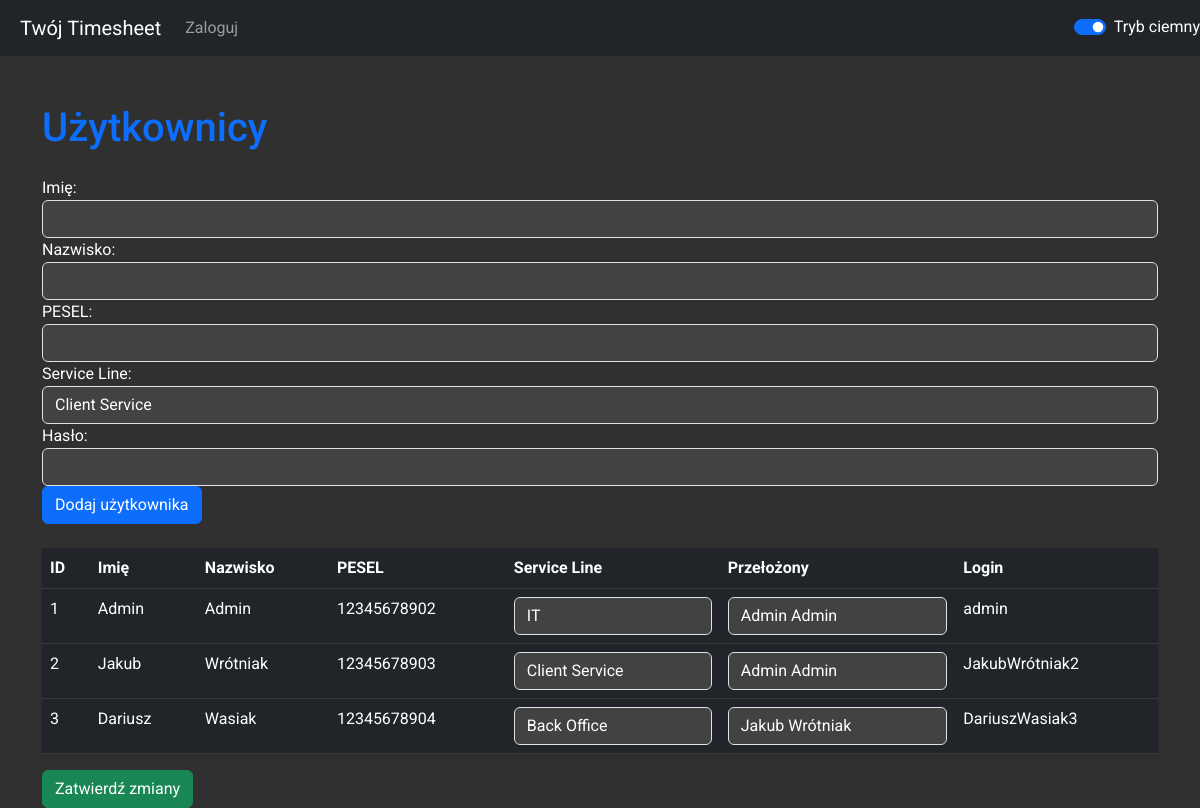
The app's page /add_user_page with its own data.
### timesheet.py (models this page shows)
class User(UserMixin, db.Model):
    id = db.Column(db.Integer, primary_key=True, autoincrement=True)
    first_name = db.Column(db.String(50), nullable=False)
    last_name = db.Column(db.String(50), nullable=False)
    pesel = db.Column(db.String(11), unique=True, nullable=False)
    service_line = db.Column(db.String(50), nullable=False)
    password = db.Column(db.String(200), nullable=False)
    username_and_id = db.Column(db.String(100), unique=True, nullable=False)
    campaigns = db.relationship('Campaign', back_populates='user', lazy=True)
    supervisor_id = db.Column(db.Integer, db.ForeignKey('user.id'))
    supervised = db.relationship('User', back_populates='supervisor', foreign_keys=[supervisor_id])
    supervisor = db.relationship('User', back_populates='supervised', remote_side=[id], post_update=True)

### timesheet.py (the view)
@app.route('/add_user_page', methods=['GET', 'POST'])
def add_user_page():
    if request.method == 'POST':
        first_name = request.form.get('first_name')
        last_name = request.form.get('last_name')
        pesel = request.form.get('pesel')
        service_line = request.form.get('service_line')
        password = request.form.get('password')
        supervisor_id = request.form.get('supervisor')
        if first_name and last_name and pesel and service_line and password:
            with app.app_context():
                username_and_id = f"{first_name}{last_name}{User.query.count() + 1}"
                hashed_password = bcrypt.generate_password_hash(password).decode('utf-8')
                new_user = User(first_name=first_name, last_name=last_name, pesel=pesel, service_line=service_line, supervisor_id=supervisor_id, password=hashed_password, username_and_id=username_and_id)
                db.session.add(new_user)
                db.session.commit()
        return redirect(url_for('index'))
    else:
        users = User.query.all()
        return render_template('add_user.html', users=users)

### templates/add_user.html (shortened to what this page needs)
{% extends 'base.html' %}
{% block content %}
    <h1 class="mt-5 text-primary">Użytkownicy</h1>
    <form action="{{ url_for('add_user_page') }}" method="post" class="mt-4">
        <div class="form-group">
            <label for="first_name">Imię:</label>
            <input type="text" name="first_name" class="form-control" required>
        </div>
        <div class="form-group">
            <label for="last_name">Nazwisko:</label>
            <input type="text" name="last_name" class="form-control" required>
        </div>
        <div class="form-group">
            <label for="pesel">PESEL:</label>
            <input type="text" name="pesel" class="form-control" required>
        </div>
        <div class="form-group">
            <label for="service_line">Service Line:</label>
            <select name="service_line" class="form-control" required>
                <option value="Client Service">Client Service</option>
            </select>
        </div>
        <div class="form-group">
            <label for="password">Hasło:</label>
            <input type="password" name="password" class="form-control" required>
        </div>
        <button type="submit" class="btn btn-primary">Dodaj użytkownika</button>
    </form>
    <form action="{{ url_for('update_users') }}" method="post">
        <table class="table mt-4 report-table table-dark-mode">
            <thead>
                <tr>
                    <th>ID</th>
                    <th>Imię</th>
                    <th>Nazwisko</th>
                    <th>PESEL</th>
                    <th>Service Line</th>
                    <th>Przełożony</th>
                    <th>Login</th>
                </tr>
            </thead>
            <tbody>
                {% for user in users %}
                    <tr>
                        <td>{{ user.id }}</td>
                        <td>{{ user.first_name }}</td>
                        <td>{{ user.last_name }}</td>
                        <td>{{ user.pesel }}</td>
                        <td>
                            <select name="service_line_{{ user.id }}" class="form-control">
                                <option value="Client Service" {% if user.service_line == 'Client Service' %} selected {% endif %}>Client Service</option>
                                <option value="IT" {% if user.service_line == 'IT' %} selected {% endif %}>IT</option>
                                <option value="Back Office" {% if user.service_line == 'Back Office' %} selected {% endif %}>Back Office</option>
                            </select>
                        </td>
                        <td>
                            <select name="supervisor_{{ user.id }}" class="form-control">
                                {% for supervisor in users %}
                                    <option value="{{ supervisor.id }}" {% if user.supervisor and user.supervisor.id == supervisor.id %} selected {% endif %}>{{ supervisor.first_name }} {{ supervisor.last_name }}</option>
                                {% endfor %}
                            </select>
                        </td>
                        <td>{{ user.username_and_id }}</td>
                    </tr>
                {% endfor %}
            </tbody>
        </table>
        <button type="submit" class="btn btn-success">Zatwierdź zmiany</button>
    </form>
{% endblock %}

### static/styles.css (style rules this page uses)
body.dark-mode { background-color: #303030; color: #ffffff; font-family: 'Roboto', sans-serif; }
body.dark-mode input[type="text"], body.dark-mode input[type="password"], body.dark-mode input[type="email"], body.dark-mode input[type="number"], body.dark-mode input[type="tel"], body.dark-mode input[type="url"], body.dark-mode input[type="search"], body.dark-mode textarea, body.dark-mode select { color: #fff !important; background-color: #424242 !important; }
body.dark-mode .table, body:not(.dark-mode) .table { background-color: #424242 !important; color: #fff !important; box-shadow: 0 4px 8px rgba(0, 0, 0, 0.1); }
body.dark-mode .table.report-table { background-color: #424242 !important; color: #fff !important; box-shadow: 0 4px 8px rgba(0, 0, 0, 0.1); }
.table { border-radius: 10px !important; }
body.dark-mode .table, body:not(.dark-mode) .table { border-radius: 10px !important; }
body:not(.dark-mode) .table.report-table, body.dark-mode .table.report-table { border-radius: 10px !important; }

### records on screen
User: id "1", first_name "Admin", last_name "Admin", pesel "12345678902", service_line+id "IT", username_and_id "admin"
User: id "2", first_name "Jakub", last_name "Wrótniak", pesel "12345678903", service_line+id "Client Service", username_and_id "JakubWrótniak2"
User: id "3", first_name "Dariusz", last_name "Wasiak", pesel "12345678904", service_line+id "Back Office", username_and_id "DariuszWasiak3"

### other values on screen
form field value "Admin Admin"
form field value "Jakub Wrótniak"
